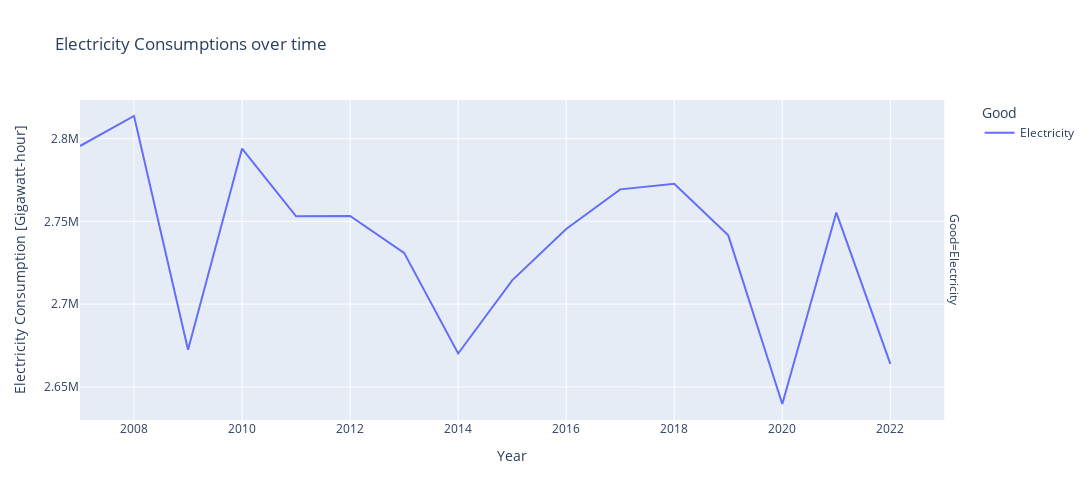

The notebook cell this image was saved under:
### Markdown cell above
We see that the consumption fell once in the year 2014, right after the slight price increase in 2013 that we saw earlier. The more noticable connection between the gas price and the consumption happened in 2021, when the consumption plummeted after the price increase in that year. One obvious reason for that are the sanctions the EU has ordered upon gas that has been imported from russia essentially banning it from the european market.

### Code cell
Raw_Inland_Electricity_Consumption = pd.read_excel('Data/Consumption/Inland_Energy_Demand_Yearly.xlsx', header=9)
Raw_Inland_Electricity_Consumption.drop([0,2,3,4], inplace=True)
Raw_Inland_Electricity_Consumption.set_index('TIME', inplace=True)
Raw_Inland_Electricity_Consumption.index.name = 'Country'
Raw_Inland_Electricity_Consumption = Raw_Inland_Electricity_Consumption.loc[:, ~Raw_Inland_Electricity_Consumption.columns.str.contains('^Unnamed:')]
Raw_Inland_Electricity_Consumption.columns = range(1990,2024)
Raw_Inland_Electricity_Consumption.drop(range(1990,2007),axis=1, inplace=True)

Consumption = pd.DataFrame(columns=Raw_Inland_Electricity_Consumption.columns.values)
Consumption.loc[0] = Raw_Inland_Electricity_Consumption.iloc[0]
Consumption.index = ['Electricity']

# plotting
Consumption = Consumption.T.reset_index()
Consumption = Consumption.rename(columns={'index':'Year'})
Consumption = Consumption.melt(id_vars=['Year'], var_name='Good', value_name='Electricity Consumption')
Consumption
fig=px.line(
    Consumption,
    x='Year',
    y='Electricity Consumption',
    facet_row = 'Good',
    color='Good',
    title='Electricity Consumptions over time',
    labels={'Electricity Consumption': 'Electricity Consumption [Gigawatt-hour]', 'Year':'Year'}
)
fig.update_layout(width=1300, height=500)
fig.show()

### Figure 1 — Plotly figure (JSON) as saved in the notebook; plotly's stock layout.template omitted (floating-point values rounded to 4 significant figures)
{"data": [{"hovertemplate": "Good=Electricity<br>Year=%{x}<br>Electricity Consumption [Gigawatt-hour]=%{y}<extra></extra>", "legendgroup": "Electricity", "line": {"color": "#636efa", "dash": "solid"}, "marker": {"symbol": "circle"}, "mode": "lines", "name": "Electricity", "orientation": "v", "showlegend": true, "type": "scatter", "x": [2007, 2008, 2009, 2010, 2011, 2012, 2013, 2014, 2015, 2016, 2017, 2018, 2019, 2020, 2021, 2022, 2023], "xaxis": "x", "y": [2796000.0, 2814000.0, 2672000.0, 2794000.0, 2753000.0, 2753000.0, 2731000.0, 2670000.0, 2714000.0, 2745000.0, 2769000.0, 2773000.0, 2742000.0, 2640000.0, 2755000.0, 2664000.0, null], "yaxis": "y"}], "layout": {"annotations": [{"font": {}, "showarrow": false, "text": "Good=Electricity", "textangle": 90, "x": 0.98, "xanchor": "left", "xref": "paper", "y": 0.5, "yanchor": "middle", "yref": "paper"}], "height": 500, "legend": {"title": {"text": "Good"}, "tracegroupgap": 0}, "title": {"text": "Electricity Consumptions over time"}, "width": 1300, "xaxis": {"anchor": "y", "autorange": true, "domain": [0, 0.98], "range": [2007, 2023], "title": {"text": "Year"}, "type": "linear"}, "yaxis": {"anchor": "x", "autorange": true, "domain": [0, 1], "range": [2630000.0, 2823000.0], "title": {"text": "Electricity Consumption [Gigawatt-hour]"}, "type": "linear"}}}
